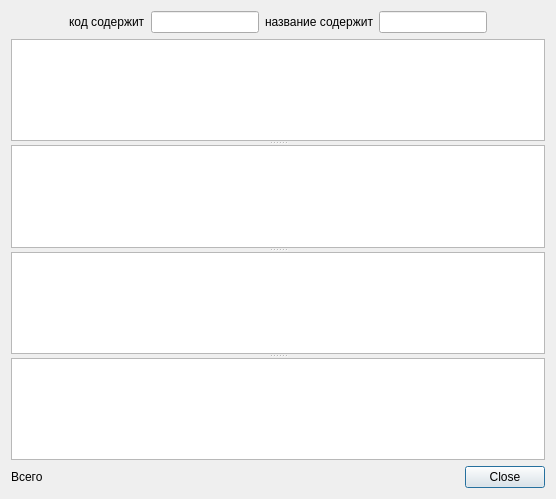
<?xml version="1.0" encoding="UTF-8"?>
<ui version="4.0">
 <class>RBVaccineItemList</class>
 <widget class="QDialog" name="RBVaccineItemList">
  <property name="geometry">
   <rect>
    <x>0</x>
    <y>0</y>
    <width>556</width>
    <height>499</height>
   </rect>
  </property>
  <property name="windowTitle">
   <string>Dialog</string>
  </property>
  <layout class="QVBoxLayout" name="verticalLayout_5">
   <item>
    <layout class="QHBoxLayout" name="horizontalLayout">
     <item>
      <spacer name="horizontalSpacer_2">
       <property name="orientation">
        <enum>Qt::Horizontal</enum>
       </property>
       <property name="sizeHint" stdset="0">
        <size>
         <width>40</width>
         <height>20</height>
        </size>
       </property>
      </spacer>
     </item>
     <item>
      <widget class="QLabel" name="label_2">
       <property name="text">
        <string>код содержит</string>
       </property>
      </widget>
     </item>
     <item>
      <widget class="QLineEdit" name="edtCode"/>
     </item>
     <item>
      <widget class="QLabel" name="label_3">
       <property name="text">
        <string>название содержит</string>
       </property>
      </widget>
     </item>
     <item>
      <widget class="QLineEdit" name="edtName"/>
     </item>
     <item>
      <spacer name="horizontalSpacer">
       <property name="orientation">
        <enum>Qt::Horizontal</enum>
       </property>
       <property name="sizeHint" stdset="0">
        <size>
         <width>40</width>
         <height>20</height>
        </size>
       </property>
      </spacer>
     </item>
    </layout>
   </item>
   <item>
    <widget class="QSplitter" name="splitter">
     <property name="orientation">
      <enum>Qt::Vertical</enum>
     </property>
     <widget class="QWidget" name="pnlItems" native="true">
      <layout class="QVBoxLayout" name="verticalLayout">
       <property name="spacing">
        <number>0</number>
       </property>
       <property name="leftMargin">
        <number>0</number>
       </property>
       <property name="topMargin">
        <number>0</number>
       </property>
       <property name="rightMargin">
        <number>0</number>
       </property>
       <property name="bottomMargin">
        <number>0</number>
       </property>
       <item>
        <widget class="CTableView" name="tblItems"/>
       </item>
      </layout>
     </widget>
     <widget class="QWidget" name="pnlInfections" native="true">
      <layout class="QVBoxLayout" name="verticalLayout_2">
       <property name="spacing">
        <number>0</number>
       </property>
       <property name="leftMargin">
        <number>0</number>
       </property>
       <property name="topMargin">
        <number>0</number>
       </property>
       <property name="rightMargin">
        <number>0</number>
       </property>
       <property name="bottomMargin">
        <number>0</number>
       </property>
       <item>
        <widget class="CTableView" name="tblVaccineInfections"/>
       </item>
      </layout>
     </widget>
     <widget class="QWidget" name="pnlVaccineSchemes" native="true">
      <layout class="QVBoxLayout" name="verticalLayout_3">
       <property name="spacing">
        <number>0</number>
       </property>
       <property name="leftMargin">
        <number>0</number>
       </property>
       <property name="topMargin">
        <number>0</number>
       </property>
       <property name="rightMargin">
        <number>0</number>
       </property>
       <property name="bottomMargin">
        <number>0</number>
       </property>
       <item>
        <widget class="CTableView" name="tblVaccineSchemes"/>
       </item>
      </layout>
     </widget>
     <widget class="QWidget" name="pnlVaccineSchemaTransitions" native="true">
      <layout class="QVBoxLayout" name="verticalLayout_4">
       <property name="spacing">
        <number>0</number>
       </property>
       <property name="leftMargin">
        <number>0</number>
       </property>
       <property name="topMargin">
        <number>0</number>
       </property>
       <property name="rightMargin">
        <number>0</number>
       </property>
       <property name="bottomMargin">
        <number>0</number>
       </property>
       <item>
        <widget class="CTableView" name="tblVaccineSchemaTransitions"/>
       </item>
      </layout>
     </widget>
    </widget>
   </item>
   <item>
    <layout class="QHBoxLayout" name="horizontalLayout_2">
     <item>
      <widget class="QLabel" name="label">
       <property name="text">
        <string>Всего</string>
       </property>
      </widget>
     </item>
     <item>
      <widget class="QDialogButtonBox" name="buttonBox">
       <property name="orientation">
        <enum>Qt::Horizontal</enum>
       </property>
       <property name="standardButtons">
        <set>QDialogButtonBox::Close</set>
       </property>
      </widget>
     </item>
    </layout>
   </item>
  </layout>
 </widget>
 <customwidgets>
  <customwidget>
   <class>CTableView</class>
   <extends>QTableView</extends>
   <header>library/TableView.h</header>
  </customwidget>
 </customwidgets>
 <tabstops>
  <tabstop>tblItems</tabstop>
  <tabstop>tblVaccineInfections</tabstop>
  <tabstop>tblVaccineSchemes</tabstop>
  <tabstop>tblVaccineSchemaTransitions</tabstop>
  <tabstop>buttonBox</tabstop>
 </tabstops>
 <resources/>
 <connections>
  <connection>
   <sender>buttonBox</sender>
   <signal>accepted()</signal>
   <receiver>RBVaccineItemList</receiver>
   <slot>accept()</slot>
   <hints>
    <hint type="sourcelabel">
     <x>248</x>
     <y>254</y>
    </hint>
    <hint type="destinationlabel">
     <x>157</x>
     <y>274</y>
    </hint>
   </hints>
  </connection>
  <connection>
   <sender>buttonBox</sender>
   <signal>rejected()</signal>
   <receiver>RBVaccineItemList</receiver>
   <slot>reject()</slot>
   <hints>
    <hint type="sourcelabel">
     <x>316</x>
     <y>260</y>
    </hint>
    <hint type="destinationlabel">
     <x>286</x>
     <y>274</y>
    </hint>
   </hints>
  </connection>
 </connections>
</ui>
